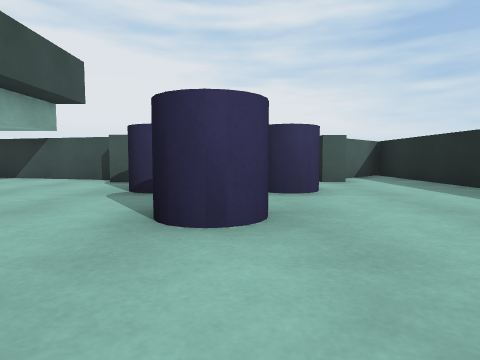
[1] (above)

21 first-person views from a walk through a Unity game level. The camera is 0.51 m above the floor, tilts 4° down and sees 75° across. The floor is counted in squares, 1 m on a side. Each view is taken from the middle of a square. On the plan, view 1 faces up. The plan holds only what a view shows up to about 9 squares ahead; the rest is blank. The place goes on beyond the plan. Surface patterns are stand-ins for the level's own textures.

[2]
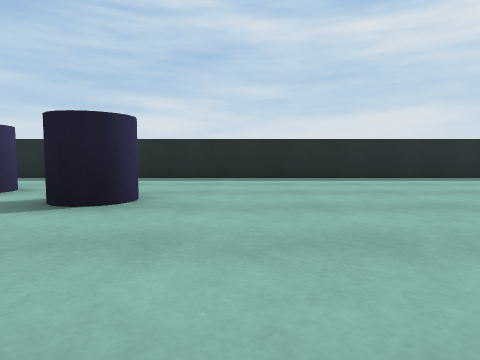

[3]
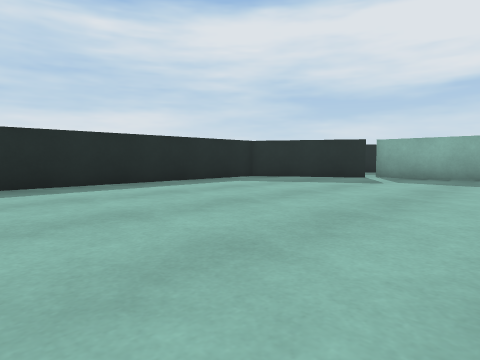

[4]
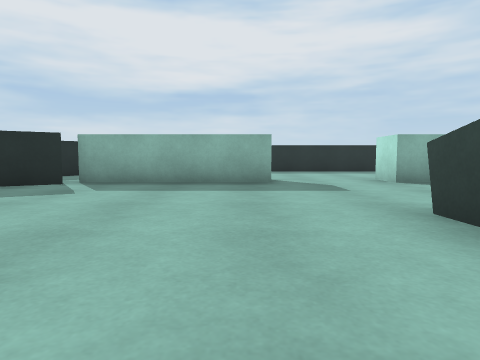

[5]
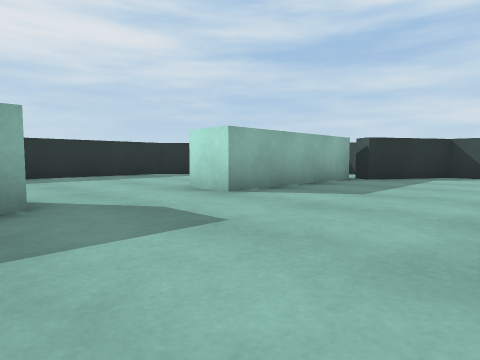

[6]
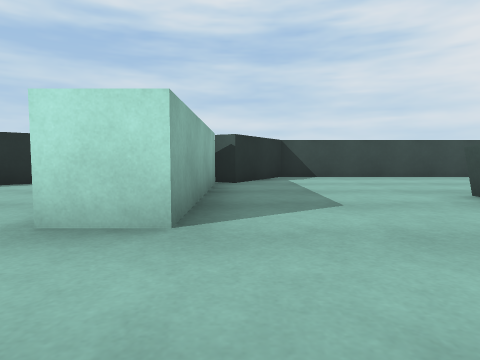

[7]
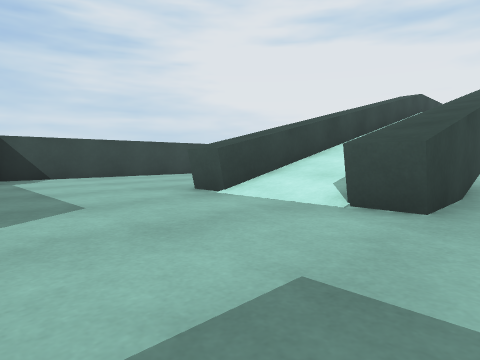

[8]
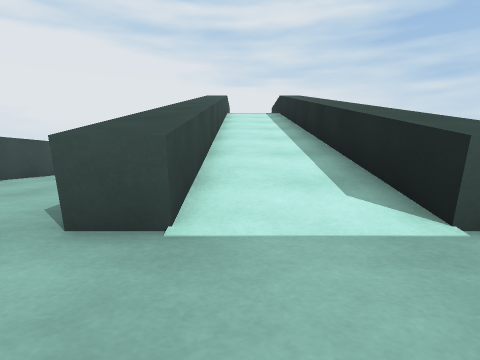

[9]
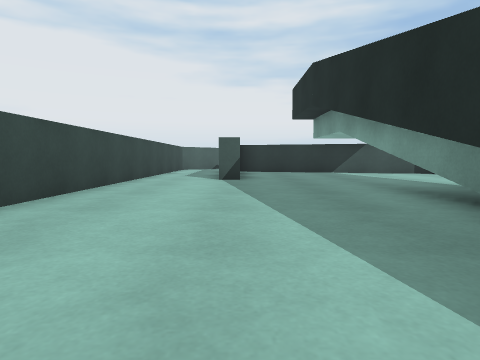

[10]
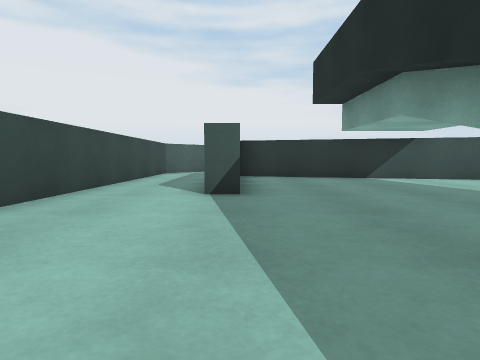

[11]
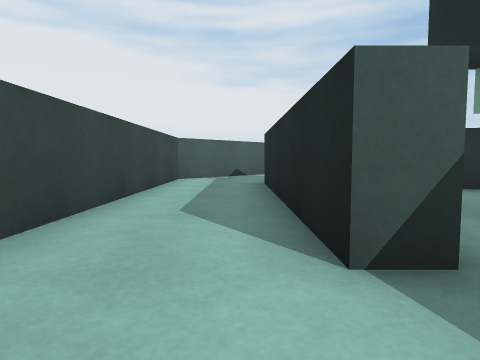

[12]
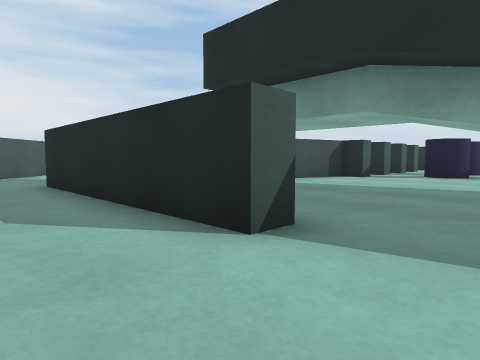

[13]
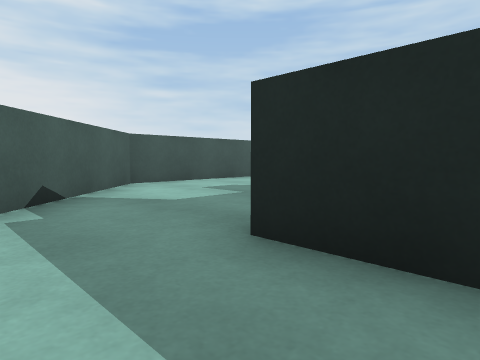

[14]
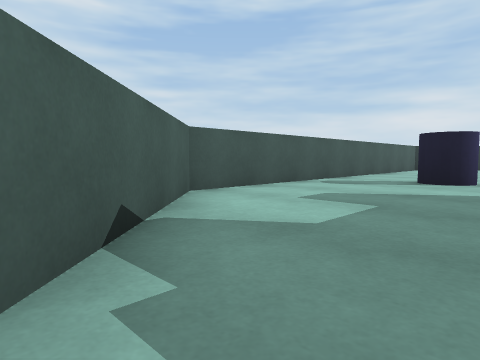

[15]
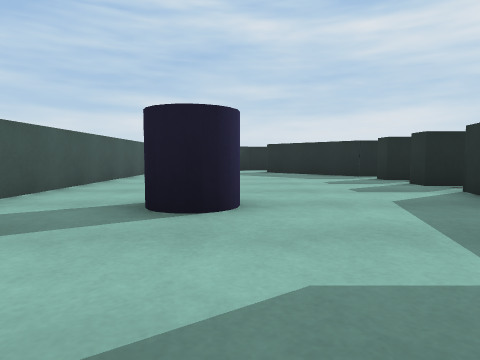

[16]
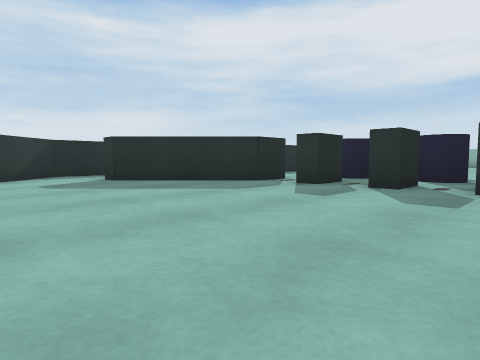

[17]
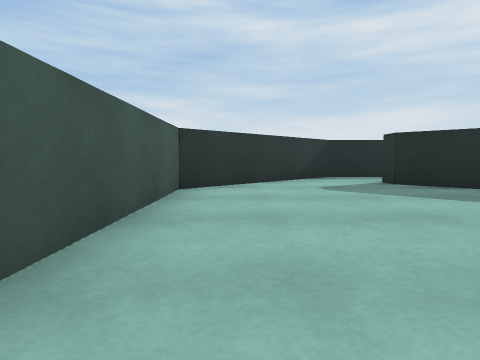

[18]
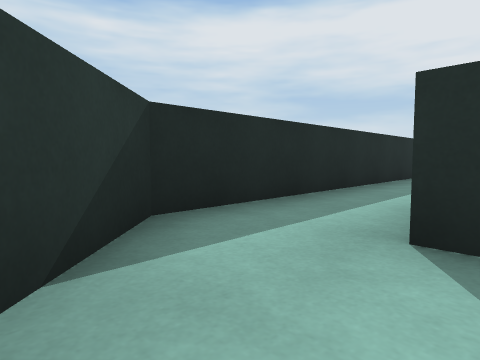

[19]
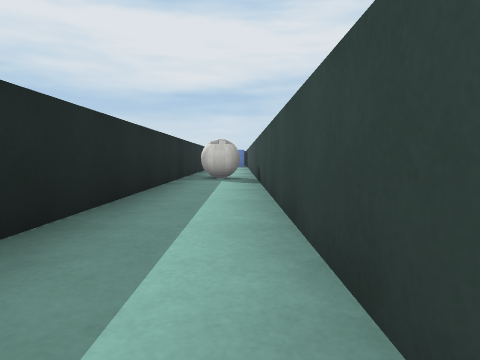

[20]
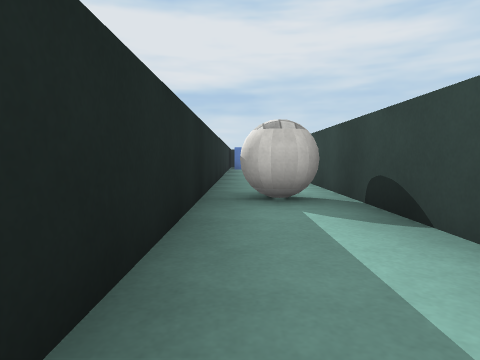

[21]
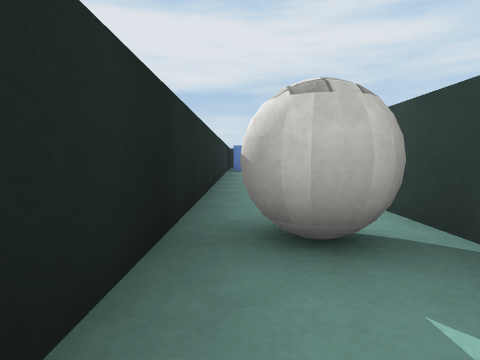

### Floor plan
Key: @ floor where view 1 was taken; # wall or solid block; . floor; / step, stairs or slope; = window, fence, low wall or low ledge; ^ raised ledge; B block; C cylinder; A ball.
Columns run from 12 left of view 1 to 7 right of it. Each row starts with its distance up from view 1.
 14    ##############
 13   ##............##
 12  ##.....CC.......##
 11 ##......C.........##
 10 #..................#
  9 #..####........##..#
  8 #..#..####....###..#
  7 #..#.....#BBB.B.#..#
  6 #..#............#..#
  5 #..#......CCCC..#..#
  4 #...............#..#
  3 #...../  ..CC...#..#
  2 #...../#....C...#..#
  1 #...../#........#..#
  0 #....^/=^...@...#AA#
 -1 #....#//# ......##.#
 -2 #....#//# ......##.#
 -3 #....#//#.......# .#
 -4 #....#//#.......# .#
 -5 #....^..^.......# .#
 -6 #...............# .#
 -7 ##.............## .#
 -8  ##...........##
 -9   .####...####.
-10      .....
-11     ......
-12   #.......
-13   ## ....
-14       ###

Positions as (right, up) in squares from view 1, and headings:
1: (0, 0), facing up
2: (-4, 1), facing right
3: (-2, 0), facing down-right
4: (-2, -2), facing down
5: (-2, -5), facing down-left
6: (-3, -8), facing left
7: (-3, -8), facing up-left
8: (-6, -7), facing up
9: (-9, -3), facing up
10: (-9, 0), facing up
11: (-10, 3), facing up
12: (-11, 3), facing up-right
13: (-11, 8), facing up-right
14: (-11, 10), facing up-right
15: (-7, 11), facing right
16: (-3, 13), facing down-right
17: (-2, 13), facing right
18: (4, 12), facing down-right
19: (5, 8), facing down
20: (6, 4), facing down
21: (6, 2), facing down
